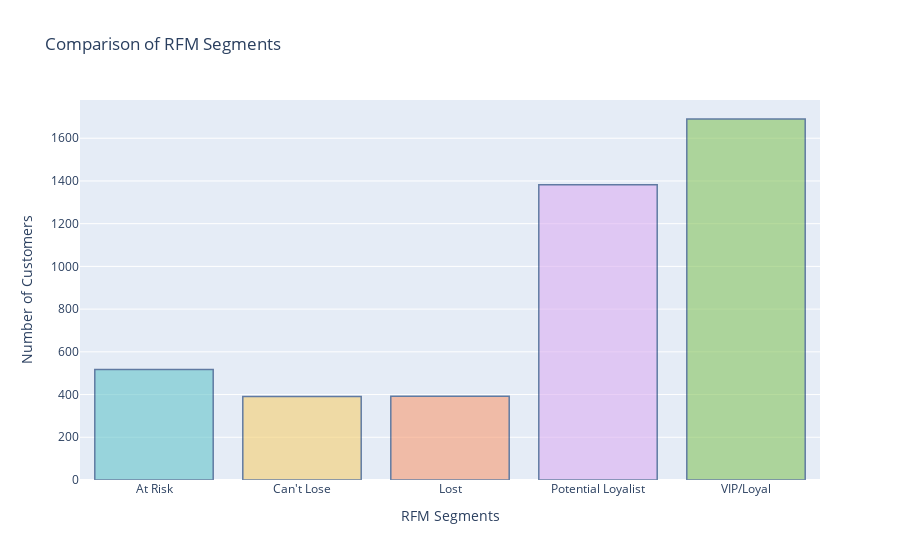

Write notebook code for a chart like this one.
### Code cell
# ดูall of rank
pastel_colors = plotly.colors.qualitative.Pastel

fig = go.Figure(data = [go.Bar(x = segment_counts.index, y = segment_counts.values,
                               marker = dict(color = pastel_colors))])


vip_color = 'rgb(158, 202, 225)'

fig.update_traces(marker_color=[vip_color if segment == "Champions" else pastel_colors[i]
                                for i, segment in enumerate(segment_counts.index)],
                  marker_line_color = 'rgb(8, 48, 107)',
                  marker_line_width = 1.5, opacity = 0.6)


# update the layout
fig.update_layout(title = "Comparison of RFM Segments",
                  xaxis_title = "RFM Segments",
                  yaxis_title = "Number of Customers",
                  showlegend = False)

# Display the figure

fig.show()

### Figure 1 — Plotly figure (JSON) as saved in the notebook; plotly's stock layout.template omitted (floating-point values rounded to 4 significant figures)
{"data": [{"marker": {"color": ["rgb(102, 197, 204)", "rgb(246, 207, 113)", "rgb(248, 156, 116)", "rgb(220, 176, 242)", "rgb(135, 197, 95)"], "line": {"color": "rgb(8, 48, 107)", "width": 1.5}}, "opacity": 0.6, "type": "bar", "x": ["At Risk", "Can't Lose", "Lost", "Potential Loyalist", "VIP/Loyal"], "y": [517, 391, 392, 1382, 1690]}], "layout": {"showlegend": false, "title": {"text": "Comparison of RFM Segments"}, "xaxis": {"title": {"text": "RFM Segments"}}, "yaxis": {"title": {"text": "Number of Customers"}}}}
